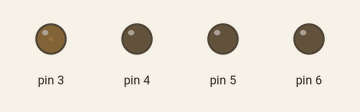
Recording of a sketch running on a simulated Arduino Uno, built with avr-gcc and run on an emulated ATmega328P. Parts: output pins drawn as LEDs (lit = HIGH). What the sketch prints to the serial monitor is not drawn.

Above: at 0.05 s.
At 1.55 s:
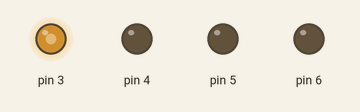
At 2.4 s:
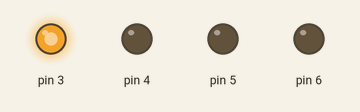
At 4.75 s:
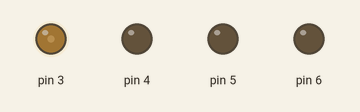
Timing chart, 0 to 6.9 s (numbered marks = the images above):
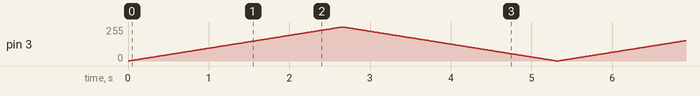

The sketch:

0.pwmLED.ino
```cpp
void setup() {

  Serial.begin(9600);
  for(int i=3; i<=6; i++){ //nilai i akan terus bertambah mulai dari 2 sampai 4
    pinMode(i,OUTPUT);
  }

}

void loop() {

  //lampu merah kuning hijau menyala berbarengan redup dan terang
  for(float i=0.0; i<=255.0; i++){
    analogWrite(3,i);
//    float volt=map(i,0,255,0,5); //konvensi nilai pwm ke volt dari 0-255 menjadi 0-5
    float volt = (5.0/255.0);
    float hasil = i*volt;
//    Serial.println("Nilai : " + String(hasil) + " volt"); //menampikan hasil dari volt
  Serial.println(hasil);
    delay(10);
  }

  for(float i=255.0; i>=0.0; i--){
    analogWrite(3,i);
//    float volt=map(i,0,255,0,5); //konvensi nilai pwm ke volt dari 0-255 menjadi 0-5
    float volt = (5.0/255.0);
    float hasil = i*volt;
//    Serial.println("Nilai : " + String(hasil) + " volt"); //menampilkan hasil dari volt
    Serial.println(hasil);
    delay(10);
  }


}
```
